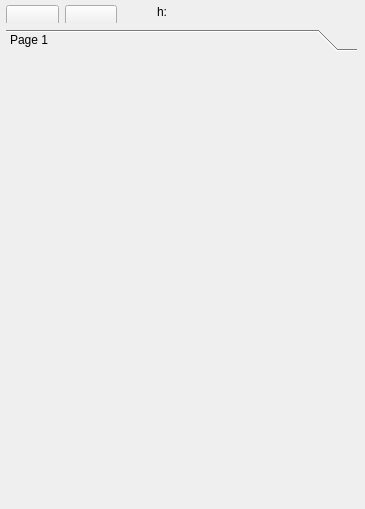
<?xml version="1.0" encoding="UTF-8"?>
<ui version="4.0">
 <class>EcourseReminerDia</class>
 <widget class="QDialog" name="EcourseReminerDia">
  <property name="geometry">
   <rect>
    <x>0</x>
    <y>0</y>
    <width>365</width>
    <height>509</height>
   </rect>
  </property>
  <property name="minimumSize">
   <size>
    <width>365</width>
    <height>0</height>
   </size>
  </property>
  <property name="maximumSize">
   <size>
    <width>365</width>
    <height>16777215</height>
   </size>
  </property>
  <property name="contextMenuPolicy">
   <enum>Qt::ActionsContextMenu</enum>
  </property>
  <property name="windowTitle">
   <string>E-course Reminer</string>
  </property>
  <property name="styleSheet">
   <string notr="true"/>
  </property>
  <widget class="QStackedWidget" name="stack">
   <property name="geometry">
    <rect>
     <x>-5</x>
     <y>-1</y>
     <width>371</width>
     <height>511</height>
    </rect>
   </property>
   <property name="currentIndex">
    <number>1</number>
   </property>
   <widget class="QWidget" name="page">
    <widget class="QWidget" name="layoutWidget">
     <property name="geometry">
      <rect>
       <x>60</x>
       <y>150</y>
       <width>236</width>
       <height>161</height>
      </rect>
     </property>
     <layout class="QVBoxLayout" name="verticalLayout">
      <item>
       <layout class="QHBoxLayout" name="horizontalLayout">
        <item>
         <spacer name="horizontalSpacer">
          <property name="orientation">
           <enum>Qt::Horizontal</enum>
          </property>
          <property name="sizeHint" stdset="0">
           <size>
            <width>40</width>
            <height>20</height>
           </size>
          </property>
         </spacer>
        </item>
        <item>
         <widget class="QLabel" name="label">
          <property name="text">
           <string>ID :</string>
          </property>
          <property name="alignment">
           <set>Qt::AlignCenter</set>
          </property>
          <property name="buddy">
           <cstring>idLE</cstring>
          </property>
         </widget>
        </item>
        <item>
         <widget class="QLineEdit" name="idLE"/>
        </item>
       </layout>
      </item>
      <item>
       <layout class="QHBoxLayout" name="horizontalLayout_2">
        <item>
         <widget class="QLabel" name="label_2">
          <property name="text">
           <string>Password :</string>
          </property>
          <property name="alignment">
           <set>Qt::AlignCenter</set>
          </property>
          <property name="buddy">
           <cstring>passLE</cstring>
          </property>
         </widget>
        </item>
        <item>
         <widget class="QLineEdit" name="passLE">
          <property name="echoMode">
           <enum>QLineEdit::Password</enum>
          </property>
         </widget>
        </item>
       </layout>
      </item>
      <item>
       <widget class="QCheckBox" name="autoLoginChk">
        <property name="text">
         <string>Auto Login</string>
        </property>
        <property name="checkable">
         <bool>true</bool>
        </property>
        <property name="tristate">
         <bool>false</bool>
        </property>
       </widget>
      </item>
      <item>
       <spacer name="verticalSpacer">
        <property name="orientation">
         <enum>Qt::Vertical</enum>
        </property>
        <property name="sizeHint" stdset="0">
         <size>
          <width>20</width>
          <height>40</height>
         </size>
        </property>
       </spacer>
      </item>
      <item>
       <layout class="QHBoxLayout" name="horizontalLayout_3">
        <item>
         <widget class="QPushButton" name="loginBtn">
          <property name="text">
           <string>Login</string>
          </property>
         </widget>
        </item>
        <item>
         <widget class="QPushButton" name="clearBtn">
          <property name="text">
           <string>Clear</string>
          </property>
         </widget>
        </item>
       </layout>
      </item>
     </layout>
    </widget>
   </widget>
   <widget class="QWidget" name="page_2">
    <widget class="QWidget" name="layoutWidget">
     <property name="geometry">
      <rect>
       <x>11</x>
       <y>2</y>
       <width>351</width>
       <height>501</height>
      </rect>
     </property>
     <layout class="QVBoxLayout" name="verticalLayout_2">
      <item>
       <layout class="QHBoxLayout" name="horizontalLayout_5">
        <item>
         <widget class="QStackedWidget" name="stack2">
          <property name="sizePolicy">
           <sizepolicy hsizetype="Preferred" vsizetype="Preferred">
            <horstretch>0</horstretch>
            <verstretch>1</verstretch>
           </sizepolicy>
          </property>
          <property name="minimumSize">
           <size>
            <width>0</width>
            <height>10</height>
           </size>
          </property>
          <property name="maximumSize">
           <size>
            <width>16777215</width>
            <height>16777215</height>
           </size>
          </property>
          <property name="currentIndex">
           <number>0</number>
          </property>
          <widget class="QWidget" name="page_6">
           <widget class="QWidget" name="layoutWidget">
            <property name="geometry">
             <rect>
              <x>0</x>
              <y>0</y>
              <width>111</width>
              <height>31</height>
             </rect>
            </property>
            <layout class="QHBoxLayout" name="horizontalLayout_4">
             <item>
              <widget class="QPushButton" name="uploadBtn">
               <property name="icon">
                <iconset resource="ecourseReminer.qrc">
                 <normaloff>:/img/img/Button-Upload-icon.png</normaloff>:/img/img/Button-Upload-icon.png</iconset>
               </property>
              </widget>
             </item>
             <item>
              <widget class="QPushButton" name="delBtn">
               <property name="text">
                <string/>
               </property>
               <property name="icon">
                <iconset resource="ecourseReminer.qrc">
                 <normaloff>:/img/img/Close-2-icon.png</normaloff>:/img/img/Close-2-icon.png</iconset>
               </property>
               <property name="checkable">
                <bool>false</bool>
               </property>
               <property name="flat">
                <bool>false</bool>
               </property>
              </widget>
             </item>
            </layout>
           </widget>
          </widget>
          <widget class="QWidget" name="page_7"/>
         </widget>
        </item>
        <item>
         <widget class="QLabel" name="noifyL">
          <property name="text">
           <string>h:</string>
          </property>
         </widget>
        </item>
        <item>
         <spacer name="horizontalSpacer_2">
          <property name="orientation">
           <enum>Qt::Horizontal</enum>
          </property>
          <property name="sizeHint" stdset="0">
           <size>
            <width>40</width>
            <height>20</height>
           </size>
          </property>
         </spacer>
        </item>
        <item>
         <widget class="QPushButton" name="menuBtn">
          <property name="contextMenuPolicy">
           <enum>Qt::DefaultContextMenu</enum>
          </property>
          <property name="text">
           <string/>
          </property>
          <property name="icon">
           <iconset resource="ecourseReminer.qrc">
            <normaloff>:/img/img/Timeline-List-Grid-List-icon.png</normaloff>:/img/img/Timeline-List-Grid-List-icon.png</iconset>
          </property>
          <property name="flat">
           <bool>true</bool>
          </property>
         </widget>
        </item>
       </layout>
      </item>
      <item>
       <widget class="QToolBox" name="tB">
        <property name="sizePolicy">
         <sizepolicy hsizetype="Preferred" vsizetype="Expanding">
          <horstretch>0</horstretch>
          <verstretch>5</verstretch>
         </sizepolicy>
        </property>
        <property name="currentIndex">
         <number>0</number>
        </property>
        <widget class="QWidget" name="page_3">
         <property name="geometry">
          <rect>
           <x>0</x>
           <y>0</y>
           <width>349</width>
           <height>431</height>
          </rect>
         </property>
         <attribute name="label">
          <string>Page 1</string>
         </attribute>
        </widget>
       </widget>
      </item>
     </layout>
    </widget>
   </widget>
  </widget>
 </widget>
 <resources>
  <include location="ecourseReminer.qrc"/>
 </resources>
 <connections>
  <connection>
   <sender>clearBtn</sender>
   <signal>clicked()</signal>
   <receiver>idLE</receiver>
   <slot>clear()</slot>
   <hints>
    <hint type="sourcelabel">
     <x>168</x>
     <y>188</y>
    </hint>
    <hint type="destinationlabel">
     <x>168</x>
     <y>182</y>
    </hint>
   </hints>
  </connection>
  <connection>
   <sender>clearBtn</sender>
   <signal>clicked()</signal>
   <receiver>passLE</receiver>
   <slot>clear()</slot>
   <hints>
    <hint type="sourcelabel">
     <x>168</x>
     <y>188</y>
    </hint>
    <hint type="destinationlabel">
     <x>168</x>
     <y>188</y>
    </hint>
   </hints>
  </connection>
 </connections>
</ui>
